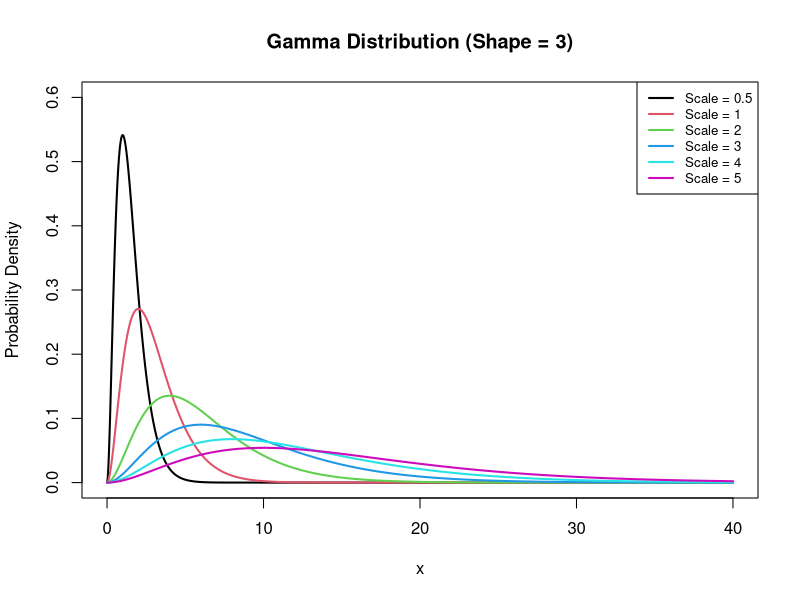
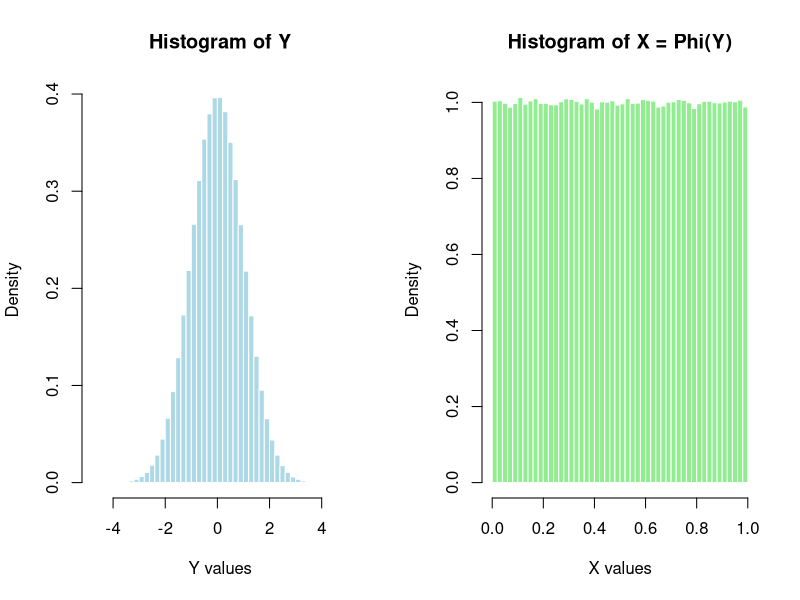
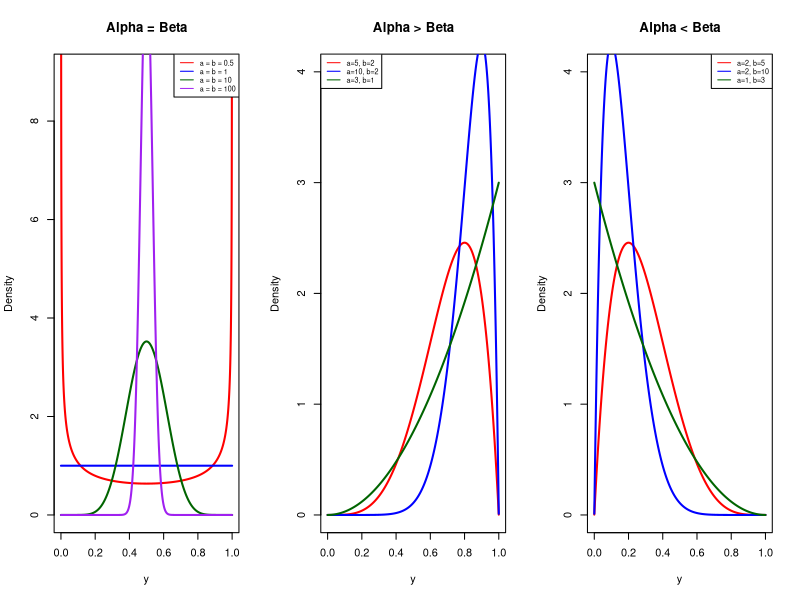

Generate these figures, in order, with R:
## ---- chunk 1
knitr::opts_chunk$set(echo = TRUE)
## ---- chunk 2
# Set the shape and scale parameters
k <- 3
scales <- c(0.5, 1, 2, 3, 4, 5)

# Create x values
x <- seq(0, 40, length.out = 1000)

# Plot the first Gamma distribution
plot(x, dgamma(x, shape = k, scale = scales[1]),
     type = "l", col = 1, lwd = 2,
     ylim = c(0, 0.6),
     xlab = "x", ylab = "Probability Density",
     main = "Gamma Distribution (Shape = 3)")

# Add the other distributions
for (i in 2:length(scales)) {
  lines(x, dgamma(x, shape = k, scale = scales[i]),
        col = i, lwd = 2)
}

# Add the legend
legend("topright",
       legend = paste("Scale =", scales),
       col = 1:6, lwd = 2, cex = 0.8)
## ---- chunk 3
# Joint probability distribution from Table 2.4
P <- matrix(c(0.080, 0.198, 0.079,
              0.043, 0.254, 0.143,
              0.017, 0.105, 0.081),
            nrow = 3, byrow = TRUE)

# Marginal probabilities
px <- rowSums(P)
py <- colSums(P)

# Income scores
x <- c(1, 2, 3)

# Function to calculate correlation
joint_cor <- function(x, y, P) {
  px <- rowSums(P)
  py <- colSums(P)

  EX <- sum(x * px)
  EY <- sum(y * py)

  EXY <- sum(outer(x, y) * P)

  covXY <- EXY - EX * EY

  varX <- sum(x^2 * px) - EX^2
  varY <- sum(y^2 * py) - EY^2

  covXY / sqrt(varX * varY)
}

# Scoring system (i)
cor1 <- joint_cor(x, c(1, 2, 3), P)

# Scoring system (ii)
cor2 <- joint_cor(x, c(1, 4, 5), P)

round(c(System_i = cor1, System_ii = cor2), 4)
## ---- chunk 4
# Joint probabilities under independence
P_independent <- outer(px, py)

rownames(P_independent) <- c("Below average",
                             "Average",
                             "Above average")

colnames(P_independent) <- c("Not too happy",
                             "Pretty happy",
                             "Very happy")

round(P_independent, 6)

# Check that the marginals are unchanged
rowSums(P_independent)
colSums(P_independent)
## ---- chunk 5
# Generate one million standard normal observations
set.seed(123)
y <- rnorm(1000000, mean = 0, sd = 1)

# Apply the standard normal CDF
x <- pnorm(y)

# Display both histograms side by side
par(mfrow = c(1, 2))

hist(y,
     breaks = 60,
     probability = TRUE,
     main = "Histogram of Y",
     xlab = "Y values",
     col = "lightblue",
     border = "white")

hist(x,
     breaks = 60,
     probability = TRUE,
     main = "Histogram of X = Phi(Y)",
     xlab = "X values",
     col = "lightgreen",
     border = "white")

# Restore the default plotting layout
par(mfrow = c(1, 1))
## ---- chunk 6
# Values strictly inside (0,1)
y <- seq(0.0001, 0.9999, length.out = 2000)

# Three panels
par(mfrow = c(1, 3))

# (i) Equal parameters
params <- c(0.5, 1, 10, 100)
cols <- c("red", "blue", "darkgreen", "purple")

plot(y, dbeta(y, 0.5, 0.5),
     type = "l", col = cols[1], lwd = 2,
     ylim = c(0, 9),
     main = "Alpha = Beta",
     xlab = "y", ylab = "Density")

for (i in 2:4) {
  lines(y, dbeta(y, params[i], params[i]),
        col = cols[i], lwd = 2)
}

legend("topright",
       legend = paste("a = b =", params),
       col = cols, lty = 1, cex = 0.65)

# (ii) Alpha greater than Beta
plot(y, dbeta(y, 5, 2),
     type = "l", col = "red", lwd = 2,
     ylim = c(0, 4),
     main = "Alpha > Beta",
     xlab = "y", ylab = "Density")

lines(y, dbeta(y, 10, 2),
      col = "blue", lwd = 2)
lines(y, dbeta(y, 3, 1),
      col = "darkgreen", lwd = 2)

legend("topleft",
       legend = c("a=5, b=2", "a=10, b=2",
                  "a=3, b=1"),
       col = c("red", "blue", "darkgreen"),
       lty = 1, cex = 0.65)

# (iii) Alpha less than Beta
plot(y, dbeta(y, 2, 5),
     type = "l", col = "red", lwd = 2,
     ylim = c(0, 4),
     main = "Alpha < Beta",
     xlab = "y", ylab = "Density")

lines(y, dbeta(y, 2, 10),
      col = "blue", lwd = 2)
lines(y, dbeta(y, 1, 3),
      col = "darkgreen", lwd = 2)

legend("topright",
       legend = c("a=2, b=5", "a=2, b=10",
                  "a=1, b=3"),
       col = c("red", "blue", "darkgreen"),
       lty = 1, cex = 0.65)

par(mfrow = c(1, 1))
